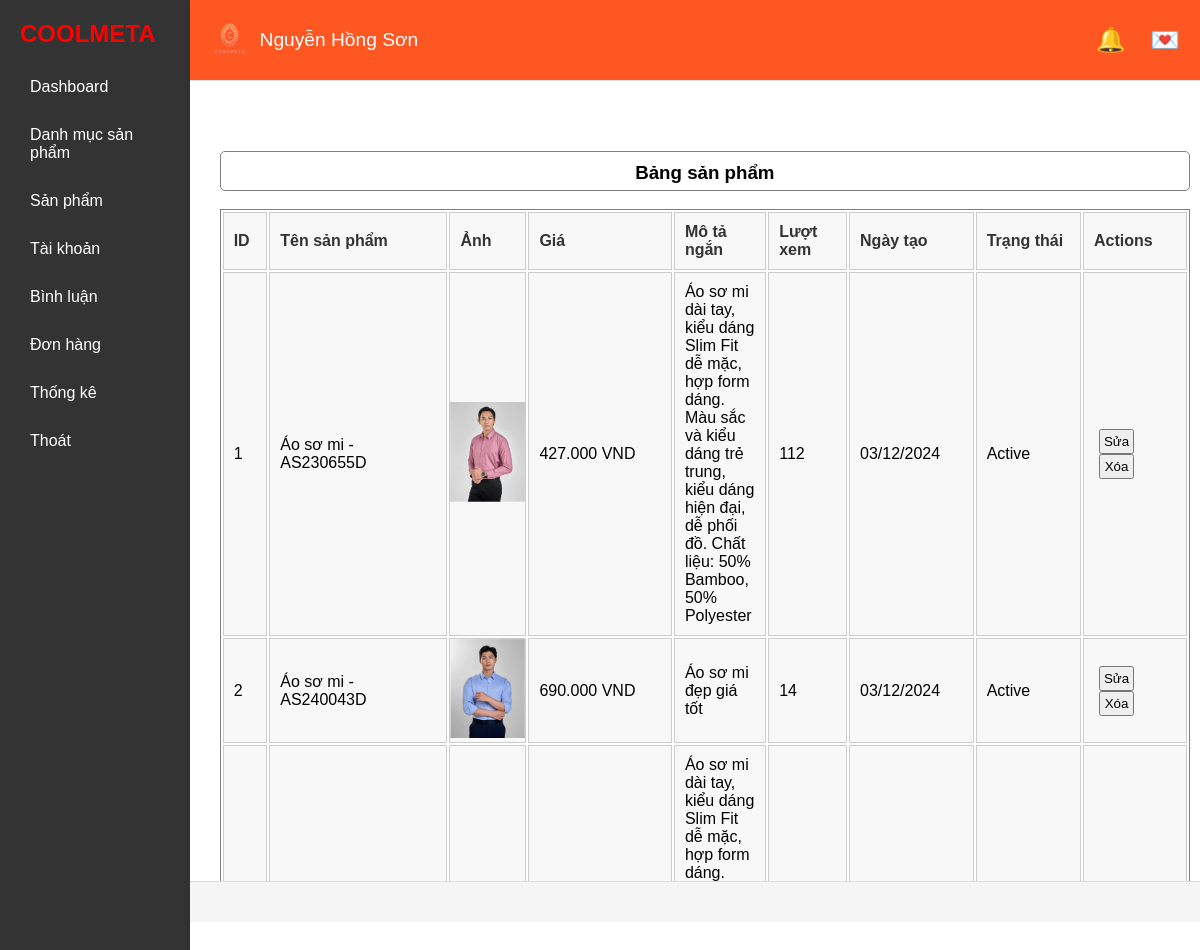
/index.php?role=admin&act=Product (signed in), run on the app's committed database.
### tables this page shows
CREATE TABLE `products` (
  `id` int NOT NULL,
  `name` varchar(255) NOT NULL,
  `image` varchar(255) DEFAULT NULL,
  `price` decimal(25,2) DEFAULT NULL,
  `description` text,
  `content` text,
  `type` varchar(10) NOT NULL,
  `status` enum('active','inactive') DEFAULT 'active',
  `category_id` int NOT NULL,
  `view` int DEFAULT '0',
  `created_at` timestamp NULL DEFAULT CURRENT_TIMESTAMP
);

### app/Database/Functions.php (called while the page is built, shortened)
<?php
function view($path_view, $data=[]){
    extract($data);
    $path_view  = str_replace(".","/", $path_view);
    include_once "app/Views/$path_view.php";
};

### app/Controllers/Admin/AdminProductController.php (called while the page is built, shortened)
<?php
class AdminProductController
{
   public function index()
{
    $products = (new Product)->all();
    return view('Admin.products.list', compact('products', 'message'));
}
}

### index.php (called while the page is built, shortened)
<?php
include_once "app/Database/Database.php";
include_once "app/Database/Functions.php";
include_once "app/Models/Product.php";
include_once  "app/Controllers/Admin/AdminProductController.php";
include_once "Router/Web.php";

### app/Database/Database.php (called while the page is built, shortened)
<?php
class Database
{
    private $pdo;
    public function __construct()
    {
        try {
            $this->pdo = new PDO("mysql:host=" . HOST . ";port=" . PORT . ";dbname=" . DBNAME,USERNAME,PASSWORD);
            $this->pdo->setAttribute(PDO::ATTR_ERRMODE, PDO::ERRMODE_EXCEPTION);
        } catch (Exception $error) {
            echo "<h1>Lỗi kết nối CSDL: " . $error->getMessage() . "</h1>";
        }
    }
    public function getConnection()
    {
        return $this->pdo;
    }
    public function __destruct()
    {
        $this->pdo = null;
    }
}

### app/Models/Product.php (called while the page is built, shortened)
<?php
class Product
{
    public $pdo;
    public function __construct()
    {
        $db = new Database();
        $this->pdo = $db->getConnection();
    }
    public function all()
    {
        $sql = "SELECT p.*, c.cate_name
                FROM products p
                JOIN categories c ON p.category_id = c.id";
        $stmt = $this->pdo->prepare($sql);
        $stmt->execute();
        return $stmt->fetchAll(PDO::FETCH_ASSOC);
    }
}

### app/Views/Admin/products/list.php (the view, shortened to what this page needs)
<?php include_once VIEW . "Admin/base/header.php" ?>
<div class="main">
    <div class="product-main">
    <div style="color: green;margin: 40px 50px 0px 50px;font-weight: 25;height: 10px;border-radius: 20px;"><?php if(isset($message) && $message != "") :?><?= $message ?><?php endif; ?></div>
        <div class="show_list" style="width: 97%; margin: 20px 0; border-collapse: collapse; margin-left: 2%;">
            <table style="width: 100%; border: 1px solid gray;">
            <div style="width: 100%; height: 40px; background-color: white; border: 1px solid gray; border-radius: 5px; margin-top: 20px; text-align: center;">
                    <h3 style="margin-top: 10px;">Bảng sản phẩm</h3>
                </div>
                <br>
                <thead style="background-color: #f2f2f2;">
                    <tr>
                        <th style="background-color: #f8f8f8; color: #333; font-weight: bold; padding: 10px; text-align: left; border: 1px solid #ccc;">ID</th>
                        <th style="background-color: #f8f8f8; color: #333; font-weight: bold; padding: 10px; text-align: left; border: 1px solid #ccc;">Tên sản phẩm</th>
                        <th style="background-color: #f8f8f8; color: #333; font-weight: bold; padding: 10px; text-align: left; border: 1px solid #ccc;">Ảnh</th>
                        <th style="background-color: #f8f8f8; color: #333; font-weight: bold; padding: 10px; text-align: left; border: 1px solid #ccc;">Giá</th>
                        <th style="background-color: #f8f8f8; color: #333; font-weight: bold; padding: 10px; text-align: left; border: 1px solid #ccc;">Mô tả ngắn</th>
                        <th style="background-color: #f8f8f8; color: #333; font-weight: bold; padding: 10px; text-align: left; border: 1px solid #ccc;">Lượt xem</th>
                        <th style="background-color: #f8f8f8; color: #333; font-weight: bold; padding: 10px; text-align: left; border: 1px solid #ccc;">Ngày tạo</th>
                        <th style="background-color: #f8f8f8; color: #333; font-weight: bold; padding: 10px; text-align: left; border: 1px solid #ccc;">Trạng thái</th>
                        <th style="background-color: #f8f8f8; color: #333; font-weight: bold; padding: 10px; text-align: left; border: 1px solid #ccc;">Actions</th>
                    </tr>
                </thead>
                <tbody>
                    <?php foreach ($products as $value): ?>
                        <tr>
                            <td style="background-color: #f8f8f8; padding: 10px; text-align: left; border: 1px solid #ccc;width: 50px;"><?= $value['id'] ?></td>
                            <td style="background-color: #f8f8f8; padding: 10px; text-align: left; border: 1px solid #ccc;width: 250px;"><?= $value['name'] ?></td>
                            <td style="background-color: #f8f8f8; text-align: left; border: 1px solid #ccc;width: 75px;"><img width="75px" src="<?= $value['image'] ?>" alt=""></td>
                            <td style="background-color: #f8f8f8; padding: 10px; text-align: left; border: 1px solid #ccc;width: 200px;"><?= number_format($value['price'], 0, ',', '.') ?> VND</td>
                            <td style="background-color: #f8f8f8; padding: 10px; text-align: left; border: 1px solid #ccc; max-width: 290px; overflow: hidden;text-overflow: ellipsis;"><?= $value['description'] ?></td>
                            <td style="background-color: #f8f8f8; padding: 10px; text-align: left; border: 1px solid #ccc; width: 100px;"><?= $value['view'] ?></td>
                            <td style="background-color: #f8f8f8; padding: 10px; text-align: left; border: 1px solid #ccc; width: 150px;"><?= date('d/m/Y', strtotime($value['created_at'])) ?></td>
                            <td style="background-color: #f8f8f8; padding: 10px; text-align: left; border: 1px solid #ccc; width: 150px;">
                                <?= ($value['status'] == 'active') ? 'Active' : 'Inactive' ?>
                            </td>
                            <td style="width: 130px; background-color: #f8f8f8; padding: 10px; text-align: left; border: 1px solid #ccc;">
                                <a href="index.php?role=admin&act=UpdateProductForm&id=<?= $value['id'] ?>"><input style="margin-left: 5px; width: 35px; height: 25px;" type="button" value="Sửa"></a>
                                <a onclick="return confirm('Bạn có chắc chắn muốn xóa sản phẩm này không?')"
   href="index.php?role=admin&act=DeleteProduct&id=<?= $value['id'] ?>">
   <input style="margin-left: 5px; width: 35px; height: 25px;" type="button" value="Xóa">
</a>
                            </td>
                        </tr>
                    <?php endforeach; ?>
                </tbody>
            </table>
        </div>
    </div>
</div>
<?php include_once VIEW . "Admin/base/footer.php" ?>

### Assets/Admin/Css/admin.css (style rules this page uses)
* { box-sizing: border-box; margin: 0; padding: 0; font-family: Arial, sans-serif; }
body { display: flex; height: 100vh; background-color: #f5f5f5; overflow-y: hidden; }

### app/Views/Admin/products/list.php (style rules this page uses)
.main { height: 800px; overflow-y: auto; margin-left: 1%; }

### data on the page
products: id "1", name "Áo sơ mi - AS230655D", image (picture), price "427.000", description "Áo sơ mi dài tay, kiểu dáng Slim Fit dễ mặc, hợp form dáng. Màu sắc và kiểu dáng trẻ trung, kiểu dáng hiện đại, dễ phối đồ. Chất liệu: 50% Bamboo, 50% Polyester", view "112", created_at "03/12/2024", status "Active"
products: id "2", name "Áo sơ mi - AS240043D", image (picture), price "690.000", description "Áo sơ mi đẹp giá tốt", view "14", created_at "03/12/2024", status "Active"
products: description "Áo sơ mi dài tay, kiểu dáng Slim Fit dễ mặc, hợp form dáng.…"

### other printed values
$_SESSION['user']['fullname'] "Nguyễn Hồng Sơn"
